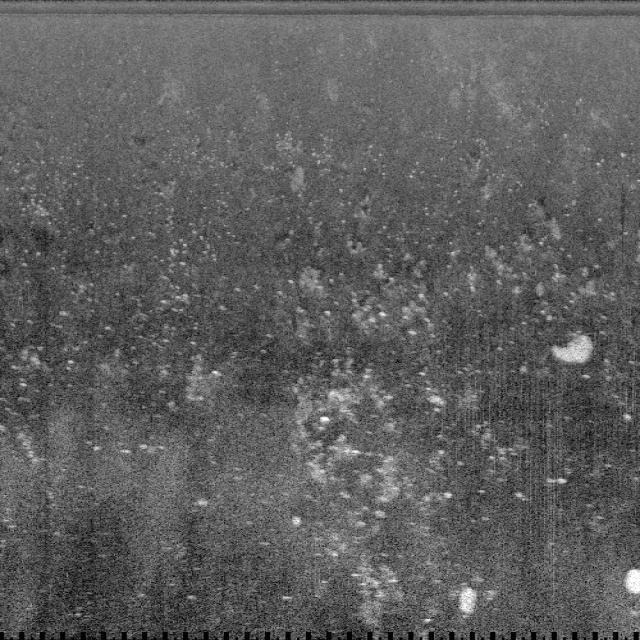
#> input picture webui/samples/Rec6_wcp_ss_port_00004.jpg, 640 x 640 px; its folder holds only this picture in this run
$ python -i canonical.py   (imports and definitions only)   (older library calls are emulated)
#> lines starting #> are read from the running program, lines starting #| are printed output that depends on the picture
#> further down, picture is the input picture: shape (640, 640, 3); min 0, max 255, mean 94.6
### src/cv_pipeline/orientation.py
"""
orientation.py — where is the sonar (nadir) in this frame? Decided by SOURCE RULES, never guessed.

The old ``ShadowProver.calibrate_nadir`` guessed the nadir edge from the darkest/flattest image
border. On real PINGMapper sonograms — whose nadir is *always* the top edge — that guess was right
only 26% of the time (24 Sep technical review, §4.3), which pointed the shadow search and the geotag
range the wrong way on 3 of 4 frames. Orientation is now resolved in this order:

1. an explicit override from the caller (API ``?nadir=top|bottom|left|right``) — rule ``"user"``;
2. a **source rule** from the filename (verified by eye on real frames, ``runs/_look``):

   ============================  ======  ====================================================
   pattern                       nadir   why
   ============================  ======  ====================================================
   ``*_ss_port_*`` / ``*_ss_star*``  top   PINGMapper Humminbird sonogram (``wcp`` = water column
                                         present): water column at the top edge, slant range
                                         grows downward, shadows are thin vertical lines below
                                         each target.
   ============================  ======  ====================================================

3. otherwise **unknown** — mosaics (``BC_POST``/``baycove``), rotated/augmented frames (``TI00xx``),
   the orange ``Contact_*_sslo`` crops (range is horizontal but the crop hides which side the
   sonar track is on) and unrecognised uploads. With an unknown orientation the shadow is **not
   measured** and the geotag degrades to the boat position with a swath-wide error radius — an
   honest "don't know" instead of a confident wrong answer.

``"auto"`` is still accepted as an override for diagnostics only; it is labelled unreliable.
"""
from __future__ import annotations

import re
from dataclasses import dataclass
from typing import Optional

import numpy as np

EDGES = ("top", "bottom", "left", "right")

_RULES: list[tuple[re.Pattern, str, str]] = [
    (re.compile(r"_ss_(port|star|starboard)(_|$)", re.I), "top",
     "PINGMapper sonogram: water column at the top edge, range grows downward"),
]


@dataclass(frozen=True)
class Orientation:
    """Resolved frame orientation + where the answer came from (shown in the UI/trace)."""
    nadir: Optional[str]          # "top" | "bottom" | "left" | "right" | None (unknown)
    rule: str                     # provenance, human-readable
    source: str                   # "user" | "source-rule" | "auto-guess" | "unknown"

    @property
    def known(self) -> bool:
        return self.nadir in EDGES

    @property
    def label(self) -> str:
        return self.nadir if self.known else "unknown"

    def to_dict(self) -> dict:
        return {"nadir": self.label, "rule": self.rule, "source": self.source}


# [9 lines left out: function auto_guess_nadir, not called in this run]


def resolve_orientation(frame_id: str = "", override: Optional[str] = None,
                        gray: Optional[np.ndarray] = None) -> Orientation:
    """Resolve the nadir edge for a frame (override → source rule → unknown)."""
    ov = (override or "").strip().lower()
    if ov in EDGES:
        return Orientation(ov, f"set by user (nadir={ov})", "user")
    if ov == "auto" and gray is not None:
        e = auto_guess_nadir(gray)
        return Orientation(e, "auto-guess from the darkest border (unreliable, diagnostic only)",
                           "auto-guess")
    for pat, nadir, why in _RULES:
        if pat.search(frame_id or ""):
            return Orientation(nadir, why, "source-rule")
    return Orientation(None, "unknown source orientation (mosaic / rotated / unrecognised) - "
                             "shadow and range not measured", "unknown")

### src/cv_pipeline/canonical.py
"""
canonical.py — **Stage 1: sonar canonicalisation** (classical OpenCV, CPU-only; the COOL workload
that now sits in the product path).

STUDY-01 retired Stage 1 as an ROI gate (no discriminative power). Review I-4 gave it a real job:
turn "a picture from some sonar" into **measured sonar geometry** that the later stages need.
Per frame, in order:

1. **palette → luminance** — colour-palette sonars (e.g. the orange ``Contact_*_sslo`` crops) are
   mapped back to a monotonic intensity (HSV value = max channel); greyscale passes through.
2. **canonical orientation** — the frame is viewed with the nadir (sonar track) at the TOP and far
   range DOWN (``np.rot90`` by the source rule from :mod:`orientation`; never guessed). Unknown
   orientation ⇒ steps 3–5 are skipped and reported as not measured.
3. **bottom tracking** — PINGMapper ``wcp`` sonograms keep the water column: a bright transducer
   ring-down, a dark water-column dip, then a sharp first seabed return. A frame-level profile finds
   the dip + return; each ping (column) is then tracked in a window around it and median-filtered
   along track. Output: the per-ping first-return row (**sonar altitude in pixels**) + a tracking
   confidence. No water column / no clear step ⇒ ``altitude_px = None`` (honest "not measured").
4. **slant → ground range** — ``ground = sqrt(slant² − altitude²)`` per ping, as a ``cv2.remap``
   (display + geotag range) and as :meth:`CanonicalFrame.ground_range_px` for single points.
5. **range-gain normalisation** — side-scan returns fade with range; a per-range-row gain
   (median profile below the seabed, smoothed) equalises it. Offered as a detector-input option;
   whether it helps the *deployed* model is measured, not assumed (``docs/experiments.md`` STUDY-08).
6. **water-column mask** — a box entirely above the tracked seabed is in the water column (fish,
   bubbles, surface noise), not on the seabed.

The detector still sees the frame it was trained on unless ``calibration.json`` selects another
``detector_input``; Stage 1 is about *measurement* (altitude → relative height, ground range →
geotag, water column → evidence), and every op is timed for the Graviton/COOL benchmark.
"""
from __future__ import annotations

import time
from contextlib import contextmanager
from dataclasses import dataclass, field
from typing import Optional

import cv2
import numpy as np

from .orientation import Orientation, resolve_orientation

# rot90 count that brings each nadir edge to the top (np.rot90 is counter-clockwise)
_TO_TOP_K = {"top": 0, "left": 3, "bottom": 2, "right": 1}

BAND_FRAC = 0.35          # the seabed's first return is searched in the top 35% of the range axis
MIN_STEP = 8.0            # grey levels between water-column dip and seabed for a valid track
PING_SMOOTH = 15          # pings (columns) averaged before tracking — speckle suppression
TRACK_WIN = 8             # per-ping search half-window (rows) around the frame-level bottom
RISE_ROWS = 6             # the seabed return must rise ≥ MIN_STEP within this many rows of the dip
ALONG_MEDIAN = 31         # along-track median filter of the bottom line (pings)
PALETTE_SAT = 40.0        # mean HSV saturation above which a frame is treated as colour palette


@dataclass
class CanonicalFrame:
    """Stage-1 output: the measured geometry of one sonar frame (native frame coordinates kept)."""
    orientation: Orientation
    palette: str                                  # "gray" | "color"
    gray: np.ndarray                              # luminance, native orientation (uint8)
    height: int
    width: int
    bottom_line: Optional[np.ndarray] = None      # per-ping first-return row, CANONICAL view (float)
    altitude_px: Optional[float] = None           # median of bottom_line (slant px), None = not measured
    track_conf: float = 0.0                       # share of pings with a clear water→seabed step
    step: float = 0.0                             # frame-level seabed - water-column contrast (grey levels)
    timings_ms: dict[str, float] = field(default_factory=dict)
    geometry_status: Optional[str] = None         # set when an agent cross-check resolved the seabed (sensor_check.py)

    # -- geometry helpers ---------------------------------------------------------------------
    @property
    def measured(self) -> bool:
        return self.altitude_px is not None

    def _k(self) -> Optional[int]:
        return _TO_TOP_K.get(self.orientation.nadir or "")

    # [65 lines left out: functions to_canonical, altitude_at, ground_range_px, in_water_column, to_dict, bottom_polyline, not called in this run]


# ================================================================================ ops
def to_luminance(img: np.ndarray) -> tuple[np.ndarray, str]:
    """Palette → monotonic intensity. Greyscale-looking frames use the standard luma conversion;
    colour-palette frames (orange/copper sonar palettes) use HSV value (= max channel), which is
    monotonic in echo strength for those palettes where luma is not."""
    if img.ndim == 2:
        return img, "gray"
    small = cv2.resize(img, (64, 64), interpolation=cv2.INTER_AREA)
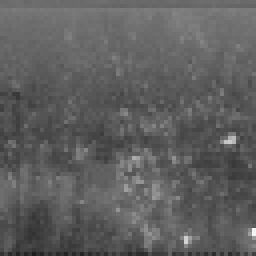
#> small: shape (64, 64, 3) (shown 4 times larger); min 29, max 243, mean 94.6
    sat = float(cv2.cvtColor(small, cv2.COLOR_BGR2HSV)[..., 1].mean())
#> sat = 0
    if sat > PALETTE_SAT:
        return cv2.cvtColor(img, cv2.COLOR_BGR2HSV)[..., 2], "color"
    return cv2.cvtColor(img, cv2.COLOR_BGR2GRAY), "gray"


def canonical_view(gray: np.ndarray, nadir: Optional[str]) -> Optional[np.ndarray]:
    """Rotate so the nadir is the top edge (far range points down). None if orientation unknown."""
    k = _TO_TOP_K.get(nadir or "")
    if k is None:
        return None
    return np.ascontiguousarray(np.rot90(gray, k)) if k else gray


# [145 lines left out: functions _box1d, _dy, bottom_track, _rolling_median, smooth_line, edge_picks and 3 more, not called in this run]


def from_canonical(view: np.ndarray, nadir: Optional[str]) -> np.ndarray:
    k = _TO_TOP_K.get(nadir or "", 0)
    return np.ascontiguousarray(np.rot90(view, (4 - k) % 4)) if k else view


# ================================================================================ pipeline
class Canonicaliser:
    """Stage 1. Stateless; reuse one instance. ``process`` never raises on odd input — anything it
    cannot measure is reported as not measured."""

    @contextmanager
    def _t(self, name: str, sink: dict):
        t0 = time.perf_counter()
        yield
        sink[name] = sink.get(name, 0.0) + (time.perf_counter() - t0) * 1000.0

    def process(self, image: np.ndarray, frame_id: str = "", nadir: Optional[str] = None) -> CanonicalFrame:
        t: dict[str, float] = {}
        with self._t("luminance", t):
            gray, palette = to_luminance(image)
#> palette = 'gray'
        orient = resolve_orientation(frame_id, override=nadir, gray=gray)
        H, W = gray.shape[:2]
#> H = 640; W = 640
        cf = CanonicalFrame(orientation=orient, palette=palette, gray=gray, height=H, width=W, timings_ms=t)
        with self._t("orient", t):
            gc = canonical_view(gray, orient.nadir)
        if gc is None:
            return cf
        with self._t("bottom_track", t):
            line, alt, conf, step = bottom_track(gc)
        cf.bottom_line, cf.altitude_px, cf.track_conf, cf.step = line, alt, conf, step
        return cf

    # [40 lines left out: functions apply_geometry, detector_input, ground_view, not called in this run]

>>> import cv2
>>> picture = cv2.imread('../../webui/samples/Rec6_wcp_ss_port_00004.jpg')
>>> result = Canonicaliser().process(picture)

$ run again, on webui/samples/Rec6_wcp_ss_port_00005.jpg
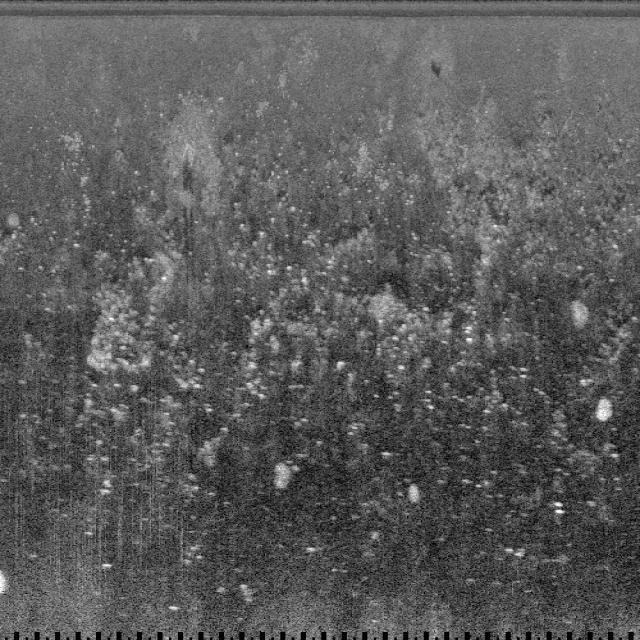
#> input picture webui/samples/Rec6_wcp_ss_port_00005.jpg, 640 x 640 px
#> picture is the input picture: shape (640, 640, 3); min 0, max 255, mean 91.2
#> in to_luminance, `small = cv2.resize(img, (64, 64), interpolation=cv2.INTER_AREA)`:
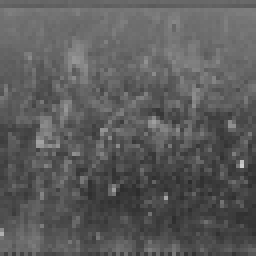
#> small: shape (64, 64, 3) (shown 4 times larger); min 44, max 204, mean 91.2
#> sat = 0
#> palette = 'gray'

$ run again, on webui/samples/Rec6_wcp_ss_port_00006.jpg
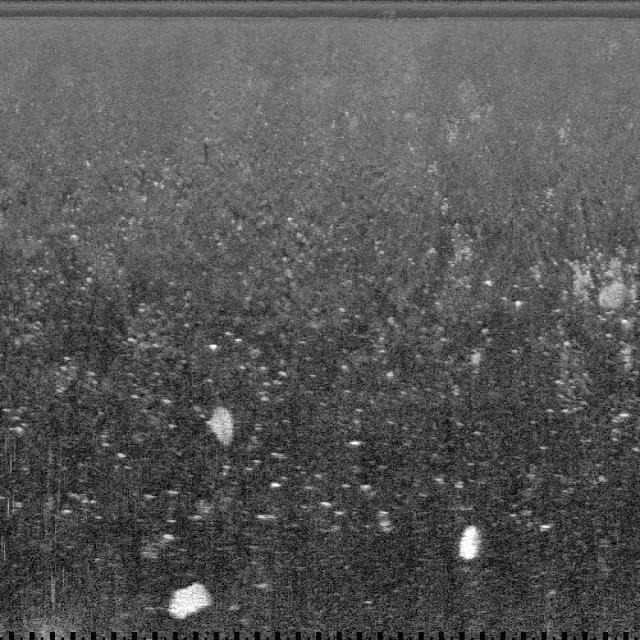
#> input picture webui/samples/Rec6_wcp_ss_port_00006.jpg, 640 x 640 px
#> picture is the input picture: shape (640, 640, 3); min 0, max 255, mean 86.4
#> in to_luminance, `small = cv2.resize(img, (64, 64), interpolation=cv2.INTER_AREA)`:
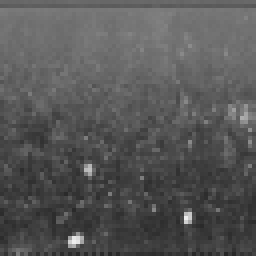
#> small: shape (64, 64, 3) (shown 4 times larger); min 38, max 238, mean 86.4
#> sat = 0
#> palette = 'gray'

$ run again, on webui/samples/Rec6_wcp_ss_port_00007.jpg
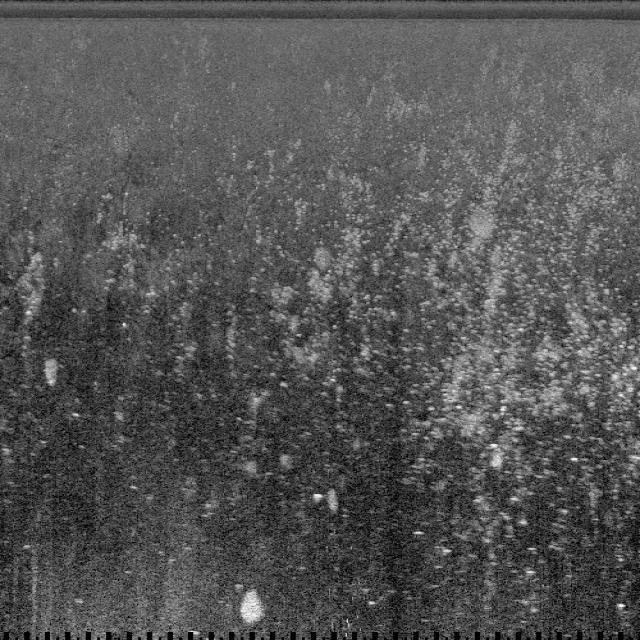
#> input picture webui/samples/Rec6_wcp_ss_port_00007.jpg, 640 x 640 px
#> picture is the input picture: shape (640, 640, 3); min 0, max 254, mean 85
#> in to_luminance, `small = cv2.resize(img, (64, 64), interpolation=cv2.INTER_AREA)`:
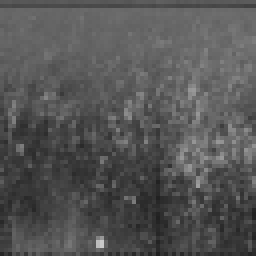
#> small: shape (64, 64, 3) (shown 4 times larger); min 30, max 202, mean 85
#> sat = 0
#> palette = 'gray'
